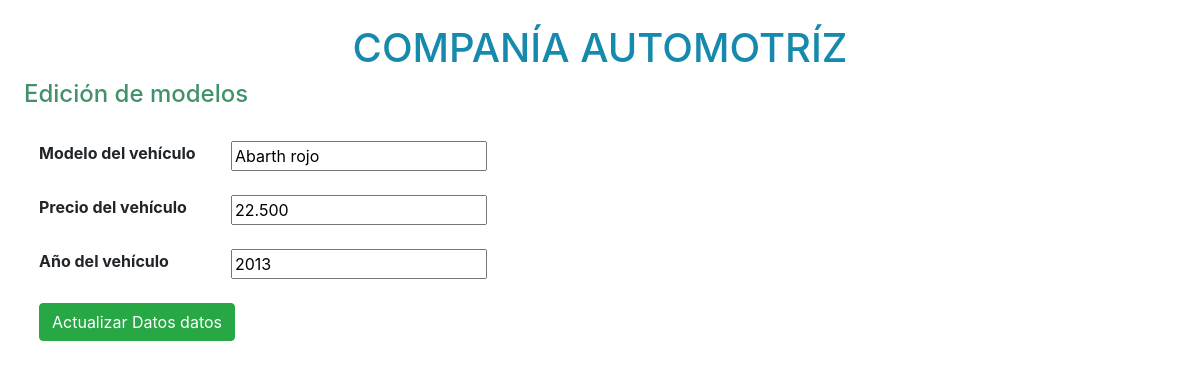
The page /Proyecto-Autos/Modelo/editarModelo.php?ID_MODELO=18 on the database its author committed.
### tables this page shows
CREATE TABLE `modelo` (
  `ID_MODELO` int(11) NOT NULL,
  `ID_MARCA` int(11) DEFAULT NULL,
  `NOMBRE_MODELO` varchar(50) DEFAULT NULL,
  `PRECIO_MODELO` decimal(10,3) DEFAULT NULL,
  `ANIO_MODELO` int(11) DEFAULT NULL
);

### Proyecto-Autos/Modelo/editarModelo.php (the view, shortened to what this page needs)
<?php
 $id_modelo=$_GET['ID_MODELO'];
?>
<!DOCTYPE html>
<html lang="en">
<head>
    <link rel="stylesheet" href="https://cdn.jsdelivr.net/npm/bootstrap@4.6.0/dist/css/bootstrap.min.css">
    <link rel="stylesheet" href="../estilos.css">
</head>
<body>
    <div style="margin:2%">
        <b>
            <h1 align="center" class="tituloPrincipal">
                COMPANÍA AUTOMOTRÍZ
            </h1>
        </b>
        <b>
            <h4 align="Left" class="subtitulo">Edición de modelos</h4>
        </b>
        <br>
        <?php
            include('../funciones.php');
            $sqlCompleto = ("SELECT NOMBRE_MODELO,PRECIO_MODELO,ANIO_MODELO FROM modelo WHERE ID_MODELO=" . $id_modelo);
            $cursor = $conn->query($sqlCompleto);
        ?>
        <form action="../procesarModelo.php" method="POST">
        <div class="container-fluid">
            <?php
                foreach($cursor as $cursor)
                {
            ?>
           <div class="row">
                <div class="col-lg-2">
                    <b><label for=""></label>Modelo del vehículo</b>
                </div>
                <div class="col-lg-2">
                    <input type="text" name="nombre_modelo" value="<?php echo $cursor['NOMBRE_MODELO']?>">
                </div>
            </div>
            <br>
            <div class="row">
                <div class="col-lg-2">
                    <b><label for=""></label>Precio del vehículo</b>
                </div>
                <div class="col-lg-2">
                    <input type="text" name="precio_modelo" value="<?php echo $cursor['PRECIO_MODELO']?>">
                </div>
            </div>
            <br>
            <div class="row">
                <div class="col-lg-2">
                    <b><label for=""></label>Año del vehículo</b>
                </div>
                <div class="col-lg-2">
                    <input type="text" name="anio_modelo" value="<?php echo $cursor['ANIO_MODELO']?>">
                </div>
            </div>
            <br>
            <button class="btn btn-success" >Actualizar Datos datos</button>
        </div>
        </form>
        <?php
                }
        ?>
    </div>
</body>
</html>

### Proyecto-Autos/estilos.css (style rules this page uses)
.tituloPrincipal { color:#168aad; }
.subtitulo { color:#40916c; }

### rows shown on the page
modelo: nombre_modelo "Abarth rojo", precio_modelo "22.500", anio_modelo "2013"
